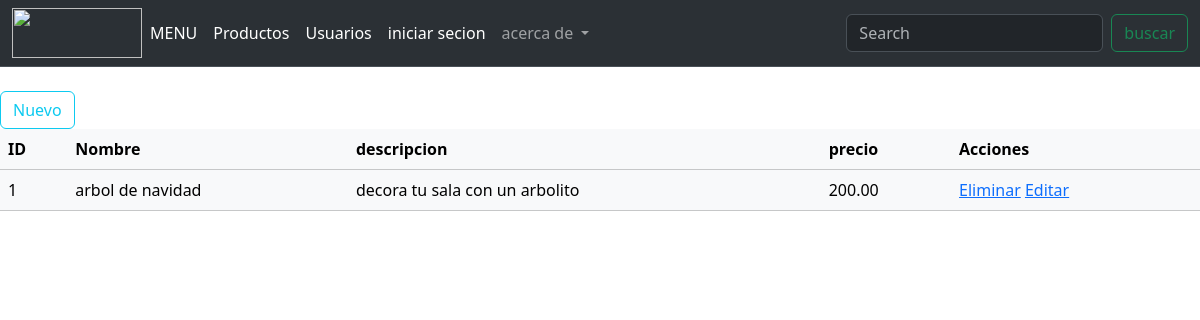
Page /proyecto3/producto.php on the committed database.
### tables this page shows
CREATE TABLE `productos` (
  `id` int(11) NOT NULL,
  `nombre` varchar(255) NOT NULL,
  `descripcion` text,
  `precio` decimal(10,2) NOT NULL,
  `imagen` longblob,
  `fecha_creacion` date DEFAULT NULL
);

### proyecto3/producto.php (the view, shortened to what this page needs)
<?php
$servername = "localhost";
$username = "root";
$password = "root";
$dbname = "manualidades";
$conn = new mysqli($servername, $username, $password, $dbname);
$sql = "SELECT id, nombre, descripcion, precio FROM productos";
$result = $conn->query($sql);
?>
<!DOCTYPE html>
<html lang="en">
<head>
    <link href="https://cdn.jsdelivr.net/npm/bootstrap@5.3.2/dist/css/bootstrap.min.css" rel="stylesheet">
</head>
<body>
<nav class="navbar navbar-expand-lg bg-body-tertiary bgcolor navbar bg-dark border-bottom border-body" data-bs-theme="dark">
    <div class="container-fluid">
      <img src="img/logo.png" height="50px" width="130px" alt="">
      <div class="collapse navbar-collapse" id="navbarSupportedContent">
        <ul class="navbar-nav me-auto mb-2 mb-lg-0">
        <li class="nav-item">
            <a class="nav-link active" aria-current="page" href="index.php">MENU</a>
          </li>
          <li class="nav-item">
            <a class="nav-link active" aria-current="page" href="producto.php">Productos</a>
          </li>
          <li class="nav-item">
            <a class="nav-link active" aria-current="page" href="adminUsu.php">Usuarios</a>
          </li>
          <li class="nav-item">
            <a class="nav-link active" aria-current="page" href="login.php">iniciar secion</a>
          </li>
          <li class="nav-item dropdown">
            <a class="nav-link dropdown-toggle" href="#" role="button" data-bs-toggle="dropdown" aria-expanded="false">acerca de
            </a>
          </li>
        </ul>
        <form class="d-flex" role="search">
          <input class="form-control me-2" type="search" placeholder="Search" aria-label="Search">
          <button class="btn btn-outline-success" type="submit">buscar</button>
        </form>
      </div>
    </div>
  </nav><br>
  <a class="btn btn-outline-info" href="./funcionesProducto/nuevoproducto.php" role="button">Nuevo</a>
  <section id="Portafolio">
    <table class="table table-light">
        <thead>
            <tr>
                <th>ID</th>
                <th>Nombre</th>
                <th>descripcion</th>
                <th>precio</th>
                <th>Acciones</th>
            </tr>
        </thead>
        <?php
            if ($result->num_rows > 0) {
                while ($row = $result->fetch_assoc()) {
                    echo "<tr>";
                    echo "<td>" . $row["id"] . "</td>";
                    echo "<td>" . $row["nombre"] . "</td>";
                    echo "<td>" . $row["descripcion"] . "</td>";
                    echo "<td>" . $row["precio"] . "</td>";
                    echo '<td>
                            <a href="./funcionesProducto/eliminarProducto.php?id=' . $row["id"] . '">Eliminar</a>
                            <a href="./funcionesProducto/editarPRO.php?id=' . $row["id"] . '">Editar</a>
                          </td>';
                    echo "</tr>";
                }
            } else {
                echo "<tr><td colspan='5'>No hay usuarios</td></tr>";
            }
            ?>
    </table>
   </section>
</body>
</html>

### rows in the picture
productos: id "1", nombre "arbol de navidad", descripcion "decora tu sala con un arbolito", precio "200.00"
